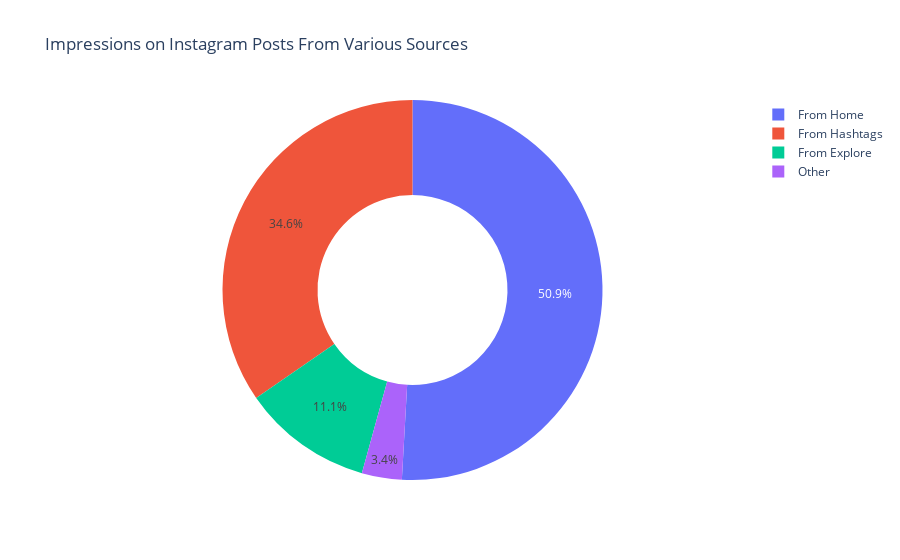

The notebook cell saved with this chart:
### Markdown cell above
## Examining the distribution of impressions received from various sources on Instagram and calculate the percentage each source contributes to overall impressions. 
This analysis will provide insights into where the content is primarily discovered and can help to tailor the content strategy accordingly.

### Code cell
# Summing up impressions from different sources
Home = Data["From Home"].sum()
Hashtags = Data["From Hashtags"].sum()
Explore = Data["From Explore"].sum()
Other = Data["From Other"].sum()

# Labels and values for the pie chart
labels = ['From Home', 'From Hashtags', 'From Explore', 'Other']
values = [Home, Hashtags, Explore, Other]

# Create a pie chart with a hole to make it a donut chart
fig = px.pie(values=values, names=labels, 
             title='Impressions on Instagram Posts From Various Sources', 
             hole=0.5)

# Show the figure
fig.show()

### Figure 1 — Plotly figure (JSON) as saved in the notebook; plotly's stock layout.template omitted (floating-point values rounded to 4 significant figures)
{"data": [{"domain": {"x": [0, 1], "y": [0, 1]}, "hole": 0.5, "hovertemplate": "label=%{label}<br>value=%{value}<extra></extra>", "labels": ["From Home", "From Hashtags", "From Explore", "Other"], "legendgroup": "", "name": "", "showlegend": true, "type": "pie", "values": [184502, 125534, 40171, 12332]}], "layout": {"autosize": true, "legend": {"tracegroupgap": 0}, "title": {"text": "Impressions on Instagram Posts From Various Sources"}}}
